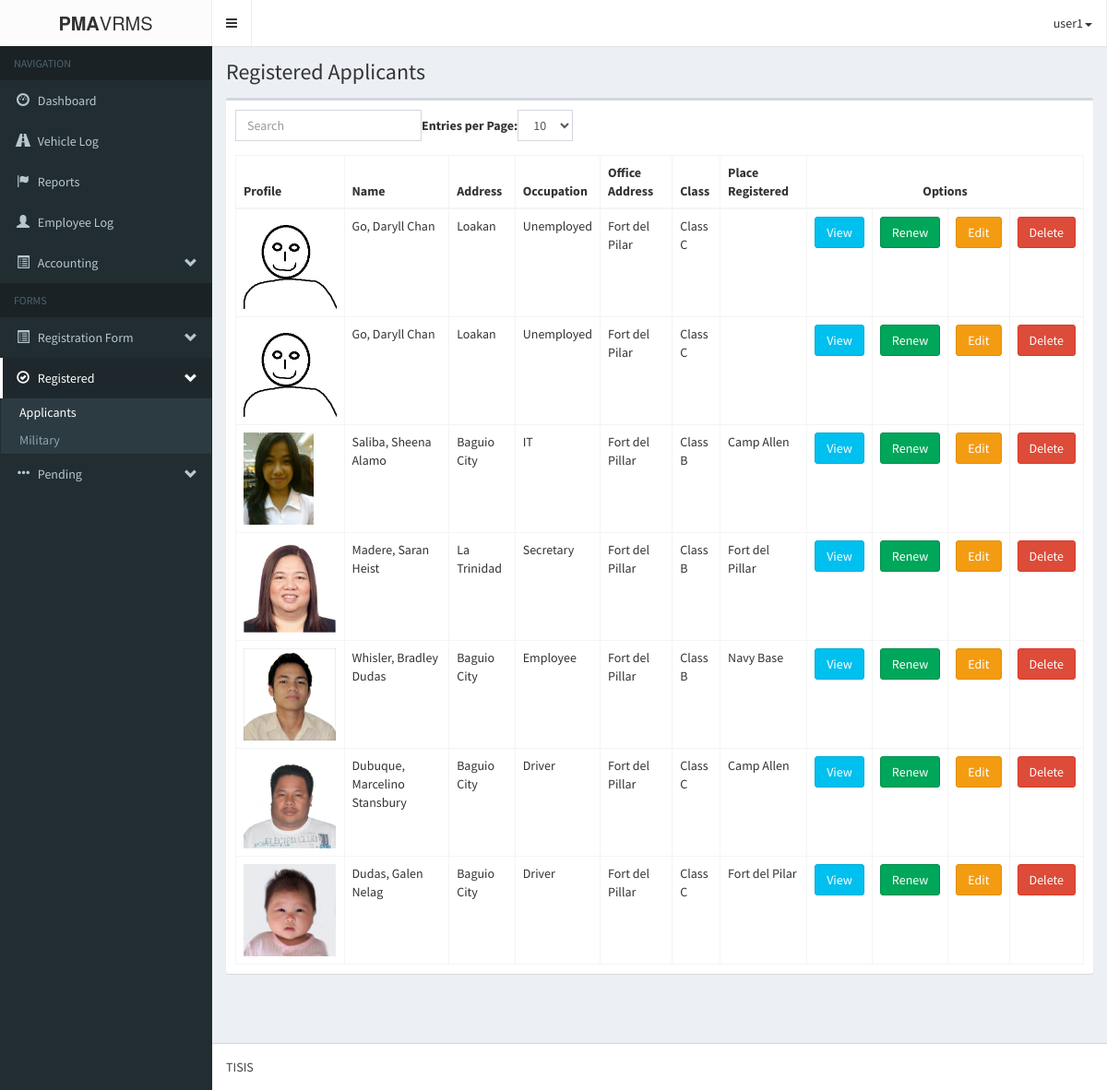
The app's page /pma-vrmsAdmin/registeredApplicant.php (signed in) with its own data.
### tables this page shows
CREATE TABLE IF NOT EXISTS `form1_applicantpd` (
  `a_applicantId` int(11) NOT NULL AUTO_INCREMENT,
  `a_profile` varchar(255) NOT NULL,
  `a_lastname` varchar(60) NOT NULL,
  `a_firstname` varchar(60) NOT NULL,
  `a_middlename` varchar(60) NOT NULL,
  `a_address` varchar(60) NOT NULL,
  `a_occupation` varchar(60) NOT NULL,
  `a_officeAddress` varchar(60) NOT NULL,
  `a_driversLicense` varchar(60) NOT NULL,
  `a_expirationDate` varchar(60) NOT NULL,
  `a_class` varchar(60) NOT NULL,
  `a_submitted_requirements` varchar(255) NOT NULL,
  `a_status` varchar(255) NOT NULL,
  `a_dateRegistered` datetime NOT NULL,
  `a_placeRegistered` varchar(65) NOT NULL,
  `a_vehicle_id` int(11) NOT NULL,
  `a_renew_status` int(11) NOT NULL,
  PRIMARY KEY (`a_applicantId`)
);

### pma-vrmsAdmin/login/session.php (called while the page is built, shortened)
<?php
	$dbc = mysqli_connect('localhost', 'root', '', 'pma-vrms');
	$user_check = $_SESSION['login_user'];
	$query = "SELECT username from admin_users
				WHERE username='$user_check'";
	$result = mysqli_query($dbc, $query)
				or die('Error querying database.');
	$row = mysqli_fetch_assoc($result);
	$login_session = $row['username'];
?>

### pma-vrmsAdmin/logic/registered_applicant_logic.php (called while the page is built, shortened)
<?php
	require_once('db/database.php');
	$database = new Database();
	$query = "SELECT form1_applicantpd.*, vehicle_information.* FROM form1_applicantpd JOIN vehicle_information ON form1_applicantpd.a_vehicle_id=vehicle_information.vehicleId WHERE form1_applicantpd.a_status='registered' AND form1_applicantpd.a_renew_status = '1' ORDER BY a_dateRegistered DESC";
	$database->execute($query);
	$applicants = array();
?>

### pma-vrmsAdmin/db/database.php (called while the page is built, shortened)
<?php
	class Database{
		private $database;
		private function connect(){
			$host			= 'localhost';
			$username		= 'root';
			$password		= '';
			$database_name	= 'pma-vrms';
			$port			= 3306;
			$this->database = mysqli_connect($host, $username, $password, $database_name, $port);
		}
		public function execute($query){
			$this->result = mysqli_query($this->database, $query) OR die(mysqli_error($this->database));
		}
	}
?>

### pma-vrmsAdmin/registeredApplicant.php (the view, shortened to what this page needs)
<?php
	include('login/session.php');
?>
<!DOCTYPE html>
<html>
<head>
	<link rel="stylesheet" href="bootstrap/css/bootstrap.min.css">
    <link rel="stylesheet" href="fonts/font-awesome.min.css">
    <link rel="stylesheet" href="css/style-main.min.css">
    <link rel="stylesheet" href="css/skin.min.css">
</head>
    <?php include('logic/registered_applicant_logic.php'); ?>
    <body class="hold-transition skin-black sidebar-mini">
    <div class="wrapper">
      <header class="main-header">
        <div class="logo">
          <span class="logo-lg"><b>PMA</b>VRMS</span>
        </div>
        <nav class="navbar navbar-static-top" role="navigation">
          <a href="#" class="sidebar-toggle" data-toggle="offcanvas" role="button">
          </a>
            <ul class="nav navbar-nav pull-right">
			<li class="drop-down">
				<a class="drop-down toggle" data-toggle="dropdown" href=""><?php echo $login_session; ?><span class="caret"></span></a>
			</li>
		</ul>
        </nav>
      </header>
      <aside class="main-sidebar">
        <section class="sidebar">
          <ul class="sidebar-menu">
            <li class="header">NAVIGATION</li>
            <li class=""><a href="index.php"><i class="glyphicon glyphicon-dashboard"></i> <span>Dashboard</span></a></li>
            <li><a href="vehicleLog.php"><i class="glyphicon glyphicon-road"></i> <span>Vehicle Log</span></a></li>
            <li><a href="reports.php"><i class="glyphicon glyphicon-flag"></i> <span>Reports</span></a></li>
            <li><a href="login/logbook_page.php"><i class="glyphicon glyphicon-user"></i> <span>Employee Log</span></a></li>
            <li class="treeview">
              <a href="#"><i class="glyphicon glyphicon-list-alt"></i> <span>Accounting</span> <i class="glyphicon glyphicon-chevron-down pull-right"></i></a>
            </li>
            <li class="header">FORMS</li>
            <li class="treeview">
              <a href="#"><i class="glyphicon glyphicon-list-alt"></i> <span>Registration Form</span> <i class="glyphicon glyphicon-chevron-down pull-right"></i></a>
            </li>
            <li class="treeview active">
              <a href="#"><i class="glyphicon glyphicon-ok-circle"></i> <span>Registered</span> <i class="glyphicon glyphicon-chevron-down pull-right"></i></a>
              <ul class="treeview-menu">
                <li class="active"><a href="registeredApplicant.php">Applicants</a></li>
                <li><a href="registeredAFP.php">Military</a></li>
              </ul>
            </li>
            <li class="treeview">
              <a href="#"><i class="glyphicon glyphicon-option-horizontal"></i> <span>Pending</span> <i class="glyphicon glyphicon-chevron-down pull-right"></i></a>
            </li>
          </ul>
        </section>
      </aside>
      <div class="content-wrapper">
        <section class="content-header">
          <h1>
            Registered Applicants
          </h1>
        </section>
        <section class="content">
        <div class="'container">
			<div class="row">
				<div class="col-md-12">
                    <div class="box">
                        <div class="box-body">
                            <table class="table table-bordered table-hover" id="bootstrap-table">
                                <thead>
                                    <th>Profile</th>
                                    <th>Name</th>
                                    <th>Address</th>
                                    <th>Occupation</th>
                                    <th>Office Address</th>
                                    <th>Class</th>
                                    <th>Place Registered</th>
                                    <th colspan=4 style="text-align:center">Options</th>
                                </thead>
                                <tbody>
                                    <?php
                                    foreach ($applicants as $key => $applicant) {
                                        echo <<<DATA
                                        <tr id='applicant_$key'>
                                            <td><img src='img/profile/applicant/$applicant[a_profile]' height='100px;'></td>
                                            <td>$applicant[name]</td>
                                            <td>$applicant[a_address]</td>
                                            <td>$applicant[a_occupation]</td>
                                            <td>$applicant[a_officeAddress]</td>
                                            <td style='display:none'>$applicant[a_driversLicense]</td>
                                            <td style='display:none'>$applicant[a_expirationDate]</td>
                                            <td>$applicant[a_class]</td>
                                            <td style='display:none'>$applicant[a_dateRegistered]</td>
                                            <td>$applicant[a_placeRegistered]</td>
                                            <td style='display:none'>$applicant[wheels]</td>
                                            <td style='display:none'>$applicant[vehicleMake]</td>
                                            <td style='display:none'>$applicant[plateNo]</td>
                                            <td style='display:none'>$applicant[yearModel]</td>
                                            <td style='display:none'>$applicant[color]</td>
                                            <td style='display:none'>$applicant[motorNo]</td>
                                            <td style='display:none'>$applicant[chassisNo]</td>
                                            <td style='display:none'>$applicant[stickerNo]</td>
                                            <td><button class="btn btn-info" data-toggle='modal' data-target='#view_form1' onclick="view_form1($key, 'img/profile/applicant/$applicant[a_profile]')">View</button></td>
                                            <td><button class="btn btn-success" data-toggle='modal' data-target='#renew_applicant' onclick='renew_applicant($applicant[a_applicantId])'>Renew</button></td>
                                            <td><button class="btn btn-warning" data-toggle='modal' data-target='#edit_form1' onclick="edit_form1($key, 'img/profile/applicant/$applicant[a_profile]')">Edit</button></td>
                                            <td><button class="btn btn-danger" data-toggle='modal' data-target='#delete_form1' onclick="delete_form1($key, 'img/profile/applicant/$applicant[a_profile]')">Delete</button></td>
                                        </tr>
DATA;
                                    }
                                    ?>
                                </tbody>
                            </table>
                        </div>
                    </div>
                </div>
			</div>
		</div>
        </section>
        <br/><br/>
        </div>
      <footer class="main-footer">
        TISIS
      </footer>
    </div>
</body>
</html>

### records on screen
form1_applicantpd: a_profile (picture), applicant "Go, Daryll Chan", a_address "Loakan", a_occupation "Unemployed", a_officeAddress "Fort del Pilar", a_class "Class C"
form1_applicantpd: a_profile (picture), applicant "Go, Daryll Chan", a_address "Loakan", a_occupation "Unemployed", a_officeAddress "Fort del Pilar", a_class "Class C"
form1_applicantpd: a_profile (picture), applicant "Saliba, Sheena Alamo", a_address "Baguio City", a_occupation "IT", a_officeAddress "Fort del Pillar", a_class "Class B", a_placeRegistered "Camp Allen"
form1_applicantpd: a_profile (picture), applicant "Madere, Saran Heist", a_address "La Trinidad", a_occupation "Secretary", a_officeAddress "Fort del Pillar", a_class "Class B", a_placeRegistered "Fort del Pillar"
form1_applicantpd: a_profile (picture), applicant "Whisler, Bradley Dudas", a_address "Baguio City", a_occupation "Employee", a_officeAddress "Fort del Pillar", a_class "Class B", a_placeRegistered "Navy Base"
form1_applicantpd: a_profile (picture), applicant "Dubuque, Marcelino Stansbury", a_address "Baguio City", a_occupation "Driver", a_officeAddress "Fort del Pillar", a_class "Class C", a_placeRegistered "Camp Allen"
form1_applicantpd: a_profile (picture), applicant "Dudas, Galen Nelag", a_address "Baguio City", a_occupation "Driver", a_officeAddress "Fort del Pillar", a_class "Class C", a_placeRegistered "Fort del Pilar"

### other values on screen
$login_session "user1"
